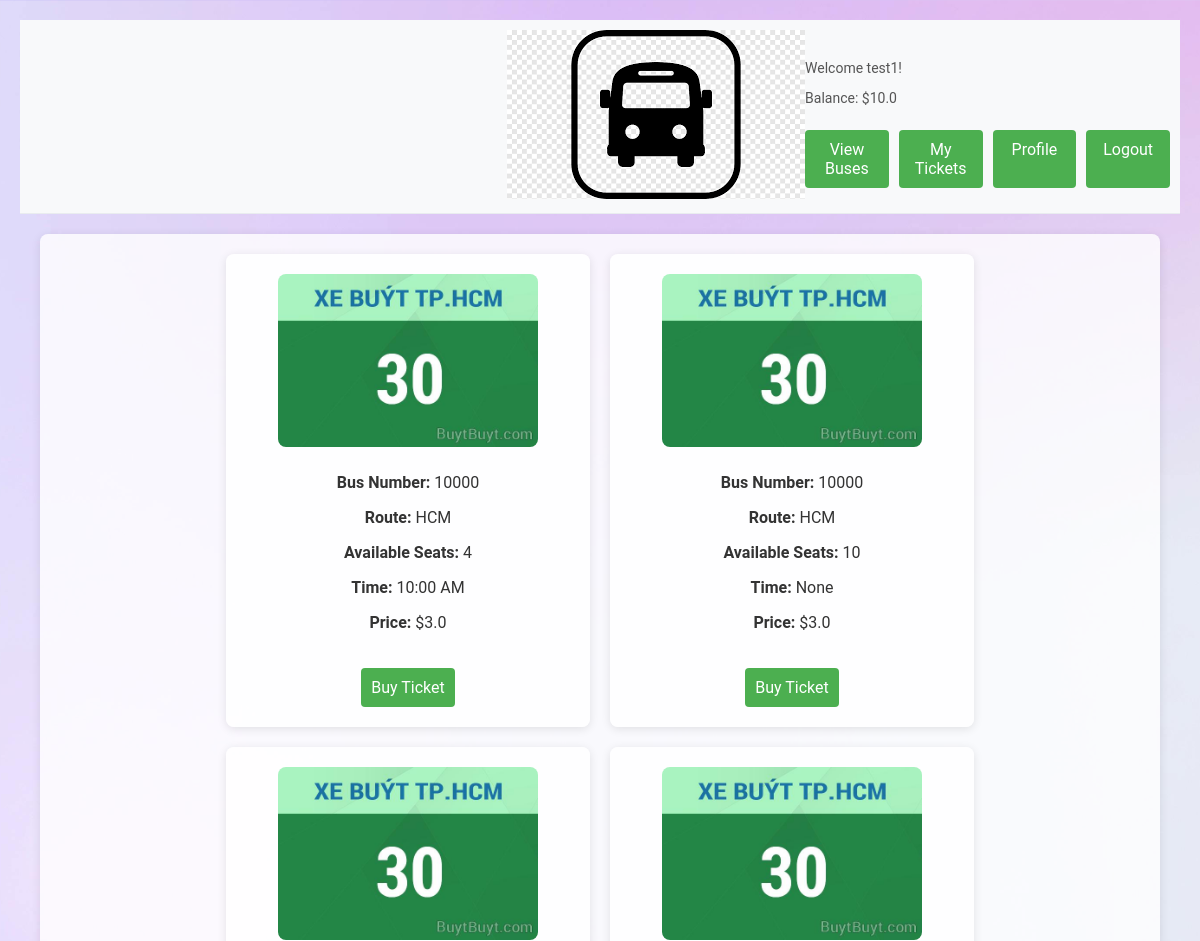
The page /view_buses (signed in, upper part) on the database as committed earlier.
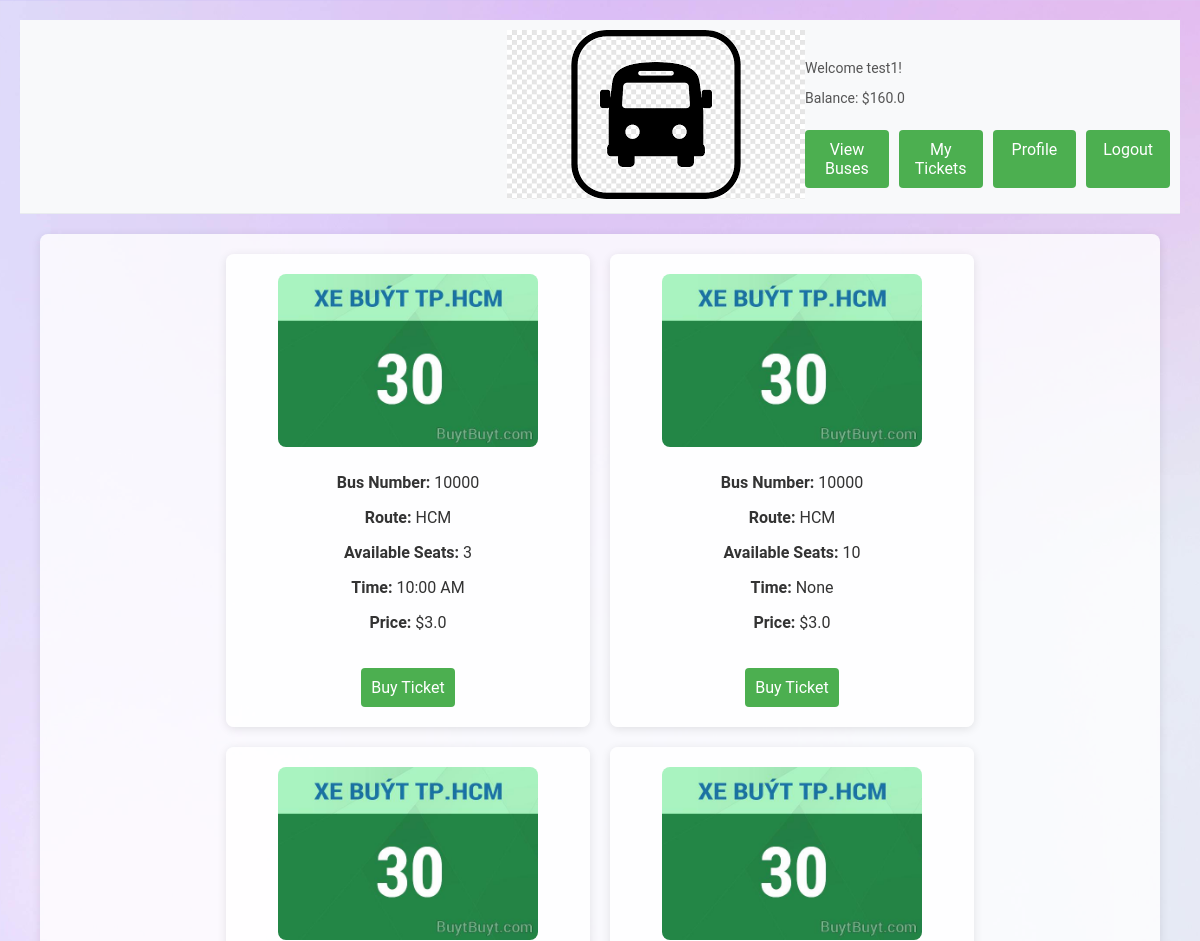
The same page on the database as committed later.
### tables this page shows
CREATE TABLE users (
            id INTEGER PRIMARY KEY,
            username TEXT NOT NULL UNIQUE,
            password_hash TEXT NOT NULL
        , email TEXT, phone_number TEXT, gender TEXT, balance REAL DEFAULT 0.0, name TEXT);

CREATE TABLE buses (
            id INTEGER PRIMARY KEY,
            bus_number TEXT NOT NULL,
            route TEXT NOT NULL,
            total_seats INTEGER NOT NULL,
            available_seats INTEGER NOT NULL
        , time TEXT, price REAL DEFAULT 0.0);

### app.py (the view)
@app.route('/view_buses')
def view_buses_route():
    user_id = session.get('user_id')
    if not user_id:
        flash('You need to log in to view buses.')
        return redirect(url_for('login'))
    user = get_user_by_id(user_id)
    buses = view_buses()
    balance = user[6]
    return render_template('view_buses.html', buses=buses, user=user, balance=balance)

### database.py (called while the page is built)
def get_user_by_id(user_id):
    conn = sqlite3.connect('bus_reservation.db')
    cursor = conn.cursor()
    cursor.execute('SELECT * FROM users WHERE id = ?', (user_id,))
    user = cursor.fetchone()
    conn.close()
    return user

def view_buses():
    conn = sqlite3.connect('bus_reservation.db')
    cursor = conn.cursor()
    cursor.execute('SELECT * FROM buses')
    buses = cursor.fetchall()
    conn.close()
    return buses

### templates/view_buses.html (shortened to what this page needs)
{% extends "base.html" %}
{% block content %}
<link rel="stylesheet" type="text/css" href="{{ url_for('static', filename='viewbus.css') }}">
<div class="container">
    {% for bus in buses %}
    <div class="bus-container">
        <img src="{{ url_for('static', filename='images/bus_image.jpg') }}" alt="Bus Image" class="bus-image">
        <div class="bus-info">
            <p><strong>Bus Number:</strong> {{ bus[1] }}</p>
            <p><strong>Route:</strong> {{ bus[2] }}</p>
            <p><strong>Available Seats:</strong> {{ bus[4] }}</p>
            <p><strong>Time:</strong> {{ bus[5] }}</p>
            <p><strong>Price:</strong> ${{ bus[6] }}</p>
        </div>
        <a href="{{ url_for('buy_ticket', bus_id=bus[0]) }}" class="button">Buy Ticket</a>
    </div>
    {% endfor %}
</div>
{% endblock %}

### templates/base.html (shortened to what this page needs)
<!DOCTYPE html>
<html lang="en">
<head>
    <link rel="stylesheet" type="text/css" href="{{ url_for('static', filename='styles.css') }}">
</head>
<body>
    <div class="header">
        <a href="{{ url_for('index') }}">
            <img src="{{ url_for('static', filename='images/logo.png') }}" alt="Logo" class="logo">
        </a>
        <div class="header-content">
            <div class="welcome-message">
                {% if user %}
                    <p>Welcome {{ user[1] }}!</p>
                    <p>Balance: ${{ balance }}</p>
                {% else %}
                    <p><strong>Welcome to the Bus Reservation System</strong></p>
                {% endif %}
            </div>
            <div class="button-container">
                <a href="{{ url_for('view_buses_route') }}" class="button">View Buses</a>
                <a href="{{ url_for('my_tickets') }}" class="button">My Tickets</a>
                <a href="{{ url_for('profile') }}" class="button">Profile</a>
                {% if user %}
                    <a href="{{ url_for('logout') }}" class="button">Logout</a>
                {% else %}
                    <a href="{{ url_for('login') }}" class="button">Login</a>
                {% endif %}
            </div>
        </div>
    </div>
    <div class="content">
        {% block content %}{% endblock %}
    </div>
</body>
</html>

Rows that differ between the two databases and show on the page:
changed users "test1": balance "10.0" → "160.0"
changed buses "10:00 AM": available_seats "4" → "3"
